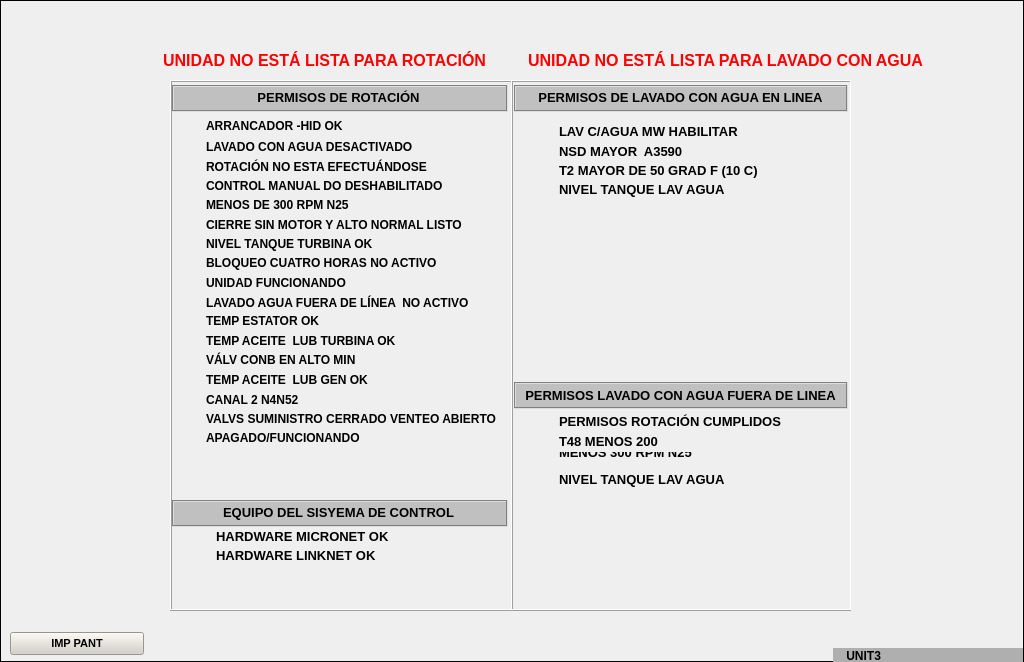
<?xml version="1.0" encoding="UTF-8"?>
<ui version="4.0">
 <class>A6</class>
 <widget class="QWidget" name="A6">
  <property name="geometry">
   <rect>
    <x>0</x>
    <y>0</y>
    <width>1024</width>
    <height>662</height>
   </rect>
  </property>
  <property name="minimumSize">
   <size>
    <width>1024</width>
    <height>662</height>
   </size>
  </property>
  <property name="maximumSize">
   <size>
    <width>1024</width>
    <height>662</height>
   </size>
  </property>
  <property name="windowTitle">
   <string>Form</string>
  </property>
  <widget class="QLabel" name="label">
   <property name="enabled">
    <bool>true</bool>
   </property>
   <property name="geometry">
    <rect>
     <x>0</x>
     <y>0</y>
     <width>1024</width>
     <height>662</height>
    </rect>
   </property>
   <property name="minimumSize">
    <size>
     <width>1024</width>
     <height>662</height>
    </size>
   </property>
   <property name="maximumSize">
    <size>
     <width>1024</width>
     <height>662</height>
    </size>
   </property>
   <property name="frameShape">
    <enum>QFrame::Box</enum>
   </property>
   <property name="text">
    <string/>
   </property>
   <property name="pixmap">
    <pixmap resource="../Resources.qrc">:/Resources/PNG/BackGround.png</pixmap>
   </property>
   <property name="scaledContents">
    <bool>true</bool>
   </property>
  </widget>
  <widget class="QFrame" name="frame">
   <property name="geometry">
    <rect>
     <x>170</x>
     <y>80</y>
     <width>681</width>
     <height>531</height>
    </rect>
   </property>
   <property name="frameShape">
    <enum>QFrame::StyledPanel</enum>
   </property>
   <property name="frameShadow">
    <enum>QFrame::Raised</enum>
   </property>
   <widget class="QFrame" name="frame_2">
    <property name="geometry">
     <rect>
      <x>0</x>
      <y>0</y>
      <width>343</width>
      <height>531</height>
     </rect>
    </property>
    <property name="frameShape">
     <enum>QFrame::Box</enum>
    </property>
    <property name="frameShadow">
     <enum>QFrame::Raised</enum>
    </property>
    <widget class="AWMultiObject" name="ledApaFun">
     <property name="geometry">
      <rect>
       <x>6</x>
       <y>347</y>
       <width>31</width>
       <height>25</height>
      </rect>
     </property>
     <property name="id">
      <string>p_Fix32_THISNODE_OFF_RUN_F_CV</string>
     </property>
     <property name="ElementType">
      <enum>AWMultiObject::CIRLED</enum>
     </property>
    </widget>
    <widget class="QLabel" name="lbApaFunT">
     <property name="geometry">
      <rect>
       <x>36</x>
       <y>350</y>
       <width>300</width>
       <height>16</height>
      </rect>
     </property>
     <property name="font">
      <font>
       <pointsize>9</pointsize>
       <weight>75</weight>
       <bold>true</bold>
      </font>
     </property>
     <property name="text">
      <string>APAGADO/FUNCIONANDO</string>
     </property>
    </widget>
    <widget class="AWMultiObject" name="ledArraHid">
     <property name="geometry">
      <rect>
       <x>6</x>
       <y>38</y>
       <width>31</width>
       <height>25</height>
      </rect>
     </property>
     <property name="id">
      <string>p_Fix32_THISNODE_HYD_ST_OK_F_CV</string>
     </property>
     <property name="ElementType">
      <enum>AWMultiObject::CIRLED</enum>
     </property>
    </widget>
    <widget class="QLabel" name="lbArraHidT">
     <property name="geometry">
      <rect>
       <x>36</x>
       <y>38</y>
       <width>300</width>
       <height>16</height>
      </rect>
     </property>
     <property name="font">
      <font>
       <pointsize>9</pointsize>
       <weight>75</weight>
       <bold>true</bold>
      </font>
     </property>
     <property name="text">
      <string>ARRANCADOR -HID OK</string>
     </property>
    </widget>
    <widget class="QLabel" name="lbLavConADT">
     <property name="geometry">
      <rect>
       <x>36</x>
       <y>59</y>
       <width>300</width>
       <height>16</height>
      </rect>
     </property>
     <property name="font">
      <font>
       <pointsize>9</pointsize>
       <weight>75</weight>
       <bold>true</bold>
      </font>
     </property>
     <property name="text">
      <string>LAVADO CON AGUA DESACTIVADO</string>
     </property>
    </widget>
    <widget class="AWMultiObject" name="ledLavConAD">
     <property name="geometry">
      <rect>
       <x>6</x>
       <y>58</y>
       <width>31</width>
       <height>25</height>
      </rect>
     </property>
     <property name="id">
      <string>p_Fix32_THISNODE_WWOFF_OK_F_CV</string>
     </property>
     <property name="ElementType">
      <enum>AWMultiObject::CIRLED</enum>
     </property>
    </widget>
    <widget class="QLabel" name="lbHardMicrT">
     <property name="geometry">
      <rect>
       <x>46</x>
       <y>448</y>
       <width>251</width>
       <height>16</height>
      </rect>
     </property>
     <property name="font">
      <font>
       <pointsize>10</pointsize>
       <weight>75</weight>
       <bold>true</bold>
      </font>
     </property>
     <property name="text">
      <string>HARDWARE MICRONET OK</string>
     </property>
    </widget>
    <widget class="QLabel" name="lbHarLinkT">
     <property name="geometry">
      <rect>
       <x>46</x>
       <y>467</y>
       <width>251</width>
       <height>16</height>
      </rect>
     </property>
     <property name="font">
      <font>
       <pointsize>10</pointsize>
       <weight>75</weight>
       <bold>true</bold>
      </font>
     </property>
     <property name="text">
      <string>HARDWARE LINKNET OK</string>
     </property>
    </widget>
    <widget class="AWMultiObject" name="ledHarLink">
     <property name="geometry">
      <rect>
       <x>13</x>
       <y>465</y>
       <width>31</width>
       <height>25</height>
      </rect>
     </property>
     <property name="id">
      <string>p_Fix32_THISNODE_LH_OK_F_CV</string>
     </property>
     <property name="ElementType">
      <enum>AWMultiObject::CIRLED</enum>
     </property>
    </widget>
    <widget class="AWMultiObject" name="ledHardMicr">
     <property name="geometry">
      <rect>
       <x>13</x>
       <y>445</y>
       <width>31</width>
       <height>25</height>
      </rect>
     </property>
     <property name="id">
      <string>p_Fix32_THISNODE_MNET_OK_F_CV</string>
     </property>
     <property name="ElementType">
      <enum>AWMultiObject::CIRLED</enum>
     </property>
    </widget>
    <widget class="QLabel" name="lbRotNET">
     <property name="geometry">
      <rect>
       <x>36</x>
       <y>79</y>
       <width>300</width>
       <height>16</height>
      </rect>
     </property>
     <property name="font">
      <font>
       <pointsize>9</pointsize>
       <weight>75</weight>
       <bold>true</bold>
      </font>
     </property>
     <property name="text">
      <string>ROTACIÓN NO ESTA EFECTUÁNDOSE</string>
     </property>
    </widget>
    <widget class="AWMultiObject" name="ledRotNE">
     <property name="geometry">
      <rect>
       <x>6</x>
       <y>76</y>
       <width>31</width>
       <height>25</height>
      </rect>
     </property>
     <property name="id">
      <string>p_Fix32_THISNODE_CRANK_OFF_F_CV</string>
     </property>
     <property name="ElementType">
      <enum>AWMultiObject::CIRLED</enum>
     </property>
    </widget>
    <widget class="AWMultiObject" name="ledCtrlMD">
     <property name="geometry">
      <rect>
       <x>6</x>
       <y>96</y>
       <width>31</width>
       <height>25</height>
      </rect>
     </property>
     <property name="id">
      <string>p_Fix32_THISNODE_BO_MANUAL_F_CV</string>
     </property>
     <property name="ElementType">
      <enum>AWMultiObject::CIRLED</enum>
     </property>
    </widget>
    <widget class="QLabel" name="lbCtrlMDT">
     <property name="geometry">
      <rect>
       <x>36</x>
       <y>98</y>
       <width>300</width>
       <height>16</height>
      </rect>
     </property>
     <property name="font">
      <font>
       <pointsize>9</pointsize>
       <weight>75</weight>
       <bold>true</bold>
      </font>
     </property>
     <property name="text">
      <string>CONTROL MANUAL DO DESHABILITADO</string>
     </property>
    </widget>
    <widget class="AWMultiObject" name="ledMen300N25_1">
     <property name="geometry">
      <rect>
       <x>6</x>
       <y>116</y>
       <width>31</width>
       <height>25</height>
      </rect>
     </property>
     <property name="id">
      <string>p_Fix32_THISNODE_N25LT300_F_CV</string>
     </property>
     <property name="ElementType">
      <enum>AWMultiObject::CIRLED</enum>
     </property>
    </widget>
    <widget class="QLabel" name="lbMen300N25_1T">
     <property name="geometry">
      <rect>
       <x>36</x>
       <y>117</y>
       <width>300</width>
       <height>16</height>
      </rect>
     </property>
     <property name="font">
      <font>
       <pointsize>9</pointsize>
       <weight>75</weight>
       <bold>true</bold>
      </font>
     </property>
     <property name="text">
      <string>MENOS DE 300 RPM N25</string>
     </property>
    </widget>
    <widget class="AWMultiObject" name="ledCieSinM">
     <property name="geometry">
      <rect>
       <x>6</x>
       <y>135</y>
       <width>31</width>
       <height>25</height>
      </rect>
     </property>
     <property name="id">
      <string>p_Fix32_THISNODE_SDNNS_OK_F_CV</string>
     </property>
     <property name="ElementType">
      <enum>AWMultiObject::CIRLED</enum>
     </property>
    </widget>
    <widget class="QLabel" name="lbCieSinMT">
     <property name="geometry">
      <rect>
       <x>36</x>
       <y>137</y>
       <width>300</width>
       <height>16</height>
      </rect>
     </property>
     <property name="font">
      <font>
       <pointsize>9</pointsize>
       <weight>75</weight>
       <bold>true</bold>
      </font>
     </property>
     <property name="text">
      <string>CIERRE SIN MOTOR Y ALTO NORMAL LISTO</string>
     </property>
    </widget>
    <widget class="AWMultiObject" name="ledBloqNo">
     <property name="geometry">
      <rect>
       <x>6</x>
       <y>173</y>
       <width>31</width>
       <height>25</height>
      </rect>
     </property>
     <property name="id">
      <string>p_Fix32_THISNODE_LOK_4HROFF_F_CV</string>
     </property>
     <property name="ElementType">
      <enum>AWMultiObject::CIRLED</enum>
     </property>
    </widget>
    <widget class="QLabel" name="lbNivTanTurT">
     <property name="geometry">
      <rect>
       <x>36</x>
       <y>156</y>
       <width>300</width>
       <height>16</height>
      </rect>
     </property>
     <property name="font">
      <font>
       <pointsize>9</pointsize>
       <weight>75</weight>
       <bold>true</bold>
      </font>
     </property>
     <property name="text">
      <string>NIVEL TANQUE TURBINA OK</string>
     </property>
    </widget>
    <widget class="AWMultiObject" name="ledLavAguFu">
     <property name="geometry">
      <rect>
       <x>6</x>
       <y>211</y>
       <width>31</width>
       <height>25</height>
      </rect>
     </property>
     <property name="id">
      <string>p_Fix32_THISNODE_WW_NOTACTIVE_F_CV</string>
     </property>
     <property name="ElementType">
      <enum>AWMultiObject::CIRLED</enum>
     </property>
    </widget>
    <widget class="QLabel" name="lbBloqNoT">
     <property name="geometry">
      <rect>
       <x>36</x>
       <y>175</y>
       <width>300</width>
       <height>16</height>
      </rect>
     </property>
     <property name="font">
      <font>
       <pointsize>9</pointsize>
       <weight>75</weight>
       <bold>true</bold>
      </font>
     </property>
     <property name="text">
      <string>BLOQUEO CUATRO HORAS NO ACTIVO</string>
     </property>
    </widget>
    <widget class="QLabel" name="lbTempEstT">
     <property name="geometry">
      <rect>
       <x>36</x>
       <y>233</y>
       <width>300</width>
       <height>16</height>
      </rect>
     </property>
     <property name="font">
      <font>
       <pointsize>9</pointsize>
       <weight>75</weight>
       <bold>true</bold>
      </font>
     </property>
     <property name="text">
      <string>TEMP ESTATOR OK</string>
     </property>
    </widget>
    <widget class="QLabel" name="lbLavAguFuT">
     <property name="geometry">
      <rect>
       <x>36</x>
       <y>215</y>
       <width>300</width>
       <height>16</height>
      </rect>
     </property>
     <property name="font">
      <font>
       <pointsize>9</pointsize>
       <weight>75</weight>
       <bold>true</bold>
      </font>
     </property>
     <property name="text">
      <string>LAVADO AGUA FUERA DE LÍNEA  NO ACTIVO</string>
     </property>
    </widget>
    <widget class="AWMultiObject" name="ledUnidFun">
     <property name="geometry">
      <rect>
       <x>6</x>
       <y>191</y>
       <width>31</width>
       <height>25</height>
      </rect>
     </property>
     <property name="id">
      <string>p_Fix32_THISNODE_RUNNING_F_CV</string>
     </property>
     <property name="ElementType">
      <enum>AWMultiObject::CIRLED</enum>
     </property>
    </widget>
    <widget class="AWMultiObject" name="ledTempAceTur">
     <property name="geometry">
      <rect>
       <x>6</x>
       <y>250</y>
       <width>31</width>
       <height>25</height>
      </rect>
     </property>
     <property name="id">
      <string>p_Fix32_THISNODE_TLUB_OK_F_CV</string>
     </property>
     <property name="ElementType">
      <enum>AWMultiObject::CIRLED</enum>
     </property>
    </widget>
    <widget class="QLabel" name="lbUnidFunT">
     <property name="geometry">
      <rect>
       <x>36</x>
       <y>195</y>
       <width>300</width>
       <height>16</height>
      </rect>
     </property>
     <property name="font">
      <font>
       <pointsize>9</pointsize>
       <weight>75</weight>
       <bold>true</bold>
      </font>
     </property>
     <property name="text">
      <string>UNIDAD FUNCIONANDO</string>
     </property>
    </widget>
    <widget class="AWMultiObject" name="ledNivTanTur">
     <property name="geometry">
      <rect>
       <x>6</x>
       <y>153</y>
       <width>31</width>
       <height>25</height>
      </rect>
     </property>
     <property name="id">
      <string>p_Fix32_THISNODE_TLO_TNKLVL_F_CV</string>
     </property>
     <property name="ElementType">
      <enum>AWMultiObject::CIRLED</enum>
     </property>
    </widget>
    <widget class="AWMultiObject" name="ledTempEst">
     <property name="geometry">
      <rect>
       <x>6</x>
       <y>231</y>
       <width>31</width>
       <height>25</height>
      </rect>
     </property>
     <property name="id">
      <string>p_Fix32_THISNODE_STATOR_PRM_F_CV</string>
     </property>
     <property name="ElementType">
      <enum>AWMultiObject::CIRLED</enum>
     </property>
    </widget>
    <widget class="QLabel" name="lbTempAceTurT">
     <property name="geometry">
      <rect>
       <x>36</x>
       <y>253</y>
       <width>300</width>
       <height>16</height>
      </rect>
     </property>
     <property name="font">
      <font>
       <pointsize>9</pointsize>
       <weight>75</weight>
       <bold>true</bold>
      </font>
     </property>
     <property name="text">
      <string>TEMP ACEITE  LUB TURBINA OK</string>
     </property>
    </widget>
    <widget class="QLabel" name="lbValConbT">
     <property name="geometry">
      <rect>
       <x>36</x>
       <y>272</y>
       <width>300</width>
       <height>16</height>
      </rect>
     </property>
     <property name="font">
      <font>
       <pointsize>9</pointsize>
       <weight>75</weight>
       <bold>true</bold>
      </font>
     </property>
     <property name="text">
      <string>VÁLV CONB EN ALTO MIN</string>
     </property>
    </widget>
    <widget class="QLabel" name="lbTempAceGenT">
     <property name="geometry">
      <rect>
       <x>36</x>
       <y>292</y>
       <width>300</width>
       <height>16</height>
      </rect>
     </property>
     <property name="font">
      <font>
       <pointsize>9</pointsize>
       <weight>75</weight>
       <bold>true</bold>
      </font>
     </property>
     <property name="text">
      <string>TEMP ACEITE  LUB GEN OK</string>
     </property>
    </widget>
    <widget class="AWMultiObject" name="ledValSumCer">
     <property name="geometry">
      <rect>
       <x>6</x>
       <y>328</y>
       <width>31</width>
       <height>25</height>
      </rect>
     </property>
     <property name="id">
      <string>p_Fix32_THISNODE_SOV_CLSD_F_CV</string>
     </property>
     <property name="ElementType">
      <enum>AWMultiObject::CIRLED</enum>
     </property>
    </widget>
    <widget class="QLabel" name="lbCan2T">
     <property name="geometry">
      <rect>
       <x>36</x>
       <y>312</y>
       <width>300</width>
       <height>16</height>
      </rect>
     </property>
     <property name="font">
      <font>
       <pointsize>9</pointsize>
       <weight>75</weight>
       <bold>true</bold>
      </font>
     </property>
     <property name="text">
      <string>CANAL 2 N4N52</string>
     </property>
    </widget>
    <widget class="AWMultiObject" name="ledCan2">
     <property name="geometry">
      <rect>
       <x>6</x>
       <y>308</y>
       <width>31</width>
       <height>25</height>
      </rect>
     </property>
     <property name="id">
      <string>p_Fix32_THISNODE_GLUBTNKLVL_F_CV</string>
     </property>
     <property name="ElementType">
      <enum>AWMultiObject::CIRLED</enum>
     </property>
    </widget>
    <widget class="QLabel" name="lbValSumCerT">
     <property name="geometry">
      <rect>
       <x>36</x>
       <y>331</y>
       <width>300</width>
       <height>16</height>
      </rect>
     </property>
     <property name="font">
      <font>
       <pointsize>9</pointsize>
       <weight>75</weight>
       <bold>true</bold>
      </font>
     </property>
     <property name="text">
      <string>VALVS SUMINISTRO CERRADO VENTEO ABIERTO</string>
     </property>
    </widget>
    <widget class="AWMultiObject" name="ledTempAceGen">
     <property name="geometry">
      <rect>
       <x>6</x>
       <y>289</y>
       <width>31</width>
       <height>25</height>
      </rect>
     </property>
     <property name="id">
      <string>p_Fix32_THISNODE_GLUBTNKTMP_F_CV</string>
     </property>
     <property name="ElementType">
      <enum>AWMultiObject::CIRLED</enum>
     </property>
    </widget>
    <widget class="AWMultiObject" name="ledValConb">
     <property name="geometry">
      <rect>
       <x>6</x>
       <y>269</y>
       <width>31</width>
       <height>25</height>
      </rect>
     </property>
     <property name="id">
      <string>p_Fix32_THISNODE_VMIN_STOP_F_CV</string>
     </property>
     <property name="ElementType">
      <enum>AWMultiObject::CIRLED</enum>
     </property>
    </widget>
    <widget class="QFrame" name="frame_4">
     <property name="geometry">
      <rect>
       <x>2</x>
       <y>5</y>
       <width>336</width>
       <height>27</height>
      </rect>
     </property>
     <property name="styleSheet">
      <string notr="true">background-color: rgb(192, 192, 192);</string>
     </property>
     <property name="frameShape">
      <enum>QFrame::Box</enum>
     </property>
     <property name="frameShadow">
      <enum>QFrame::Sunken</enum>
     </property>
     <widget class="QLabel" name="lbPerRotT_2">
      <property name="geometry">
       <rect>
        <x>5</x>
        <y>3</y>
        <width>323</width>
        <height>18</height>
       </rect>
      </property>
      <property name="font">
       <font>
        <pointsize>10</pointsize>
        <weight>75</weight>
        <bold>true</bold>
       </font>
      </property>
      <property name="text">
       <string>PERMISOS DE ROTACIÓN</string>
      </property>
      <property name="alignment">
       <set>Qt::AlignCenter</set>
      </property>
     </widget>
    </widget>
    <widget class="QFrame" name="frame_5">
     <property name="geometry">
      <rect>
       <x>2</x>
       <y>420</y>
       <width>336</width>
       <height>27</height>
      </rect>
     </property>
     <property name="styleSheet">
      <string notr="true">background-color: rgb(192, 192, 192);</string>
     </property>
     <property name="frameShape">
      <enum>QFrame::Box</enum>
     </property>
     <property name="frameShadow">
      <enum>QFrame::Sunken</enum>
     </property>
     <widget class="QLabel" name="lbSisT">
      <property name="geometry">
       <rect>
        <x>5</x>
        <y>3</y>
        <width>323</width>
        <height>18</height>
       </rect>
      </property>
      <property name="font">
       <font>
        <pointsize>10</pointsize>
        <weight>75</weight>
        <bold>true</bold>
       </font>
      </property>
      <property name="text">
       <string>EQUIPO DEL SISYEMA DE CONTROL</string>
      </property>
      <property name="alignment">
       <set>Qt::AlignCenter</set>
      </property>
     </widget>
    </widget>
   </widget>
   <widget class="QFrame" name="frame_3">
    <property name="geometry">
     <rect>
      <x>341</x>
      <y>0</y>
      <width>341</width>
      <height>531</height>
     </rect>
    </property>
    <property name="frameShape">
     <enum>QFrame::Box</enum>
    </property>
    <property name="frameShadow">
     <enum>QFrame::Raised</enum>
    </property>
    <widget class="AWMultiObject" name="ledT2May">
     <property name="geometry">
      <rect>
       <x>16</x>
       <y>77</y>
       <width>31</width>
       <height>25</height>
      </rect>
     </property>
     <property name="id">
      <string>p_Fix32_THISNODE_T2GT50_F_CV</string>
     </property>
     <property name="ElementType">
      <enum>AWMultiObject::CIRLED</enum>
     </property>
    </widget>
    <widget class="AWMultiObject" name="ledNivTan">
     <property name="geometry">
      <rect>
       <x>16</x>
       <y>97</y>
       <width>31</width>
       <height>25</height>
      </rect>
     </property>
     <property name="id">
      <string>p_Fix32_THISNODE_T2GT50_F_CV</string>
     </property>
     <property name="ElementType">
      <enum>AWMultiObject::CIRLED</enum>
     </property>
    </widget>
    <widget class="AWMultiObject" name="ledLavAgua">
     <property name="geometry">
      <rect>
       <x>16</x>
       <y>40</y>
       <width>31</width>
       <height>25</height>
      </rect>
     </property>
     <property name="id">
      <string>p_Fix32_THISNODE_MW_WWENBL_F_CV</string>
     </property>
     <property name="ElementType">
      <enum>AWMultiObject::CIRLED</enum>
     </property>
    </widget>
    <widget class="QLabel" name="lbNivTanT">
     <property name="geometry">
      <rect>
       <x>48</x>
       <y>101</y>
       <width>251</width>
       <height>16</height>
      </rect>
     </property>
     <property name="font">
      <font>
       <pointsize>10</pointsize>
       <weight>75</weight>
       <bold>true</bold>
      </font>
     </property>
     <property name="text">
      <string>NIVEL TANQUE LAV AGUA</string>
     </property>
    </widget>
    <widget class="AWMultiObject" name="ledNsd">
     <property name="geometry">
      <rect>
       <x>16</x>
       <y>58</y>
       <width>31</width>
       <height>25</height>
      </rect>
     </property>
     <property name="id">
      <string>p_Fix32_THISNODE_NSDGT3590_F_CV</string>
     </property>
     <property name="ElementType">
      <enum>AWMultiObject::CIRLED</enum>
     </property>
    </widget>
    <widget class="QLabel" name="lbNsdT">
     <property name="geometry">
      <rect>
       <x>48</x>
       <y>63</y>
       <width>251</width>
       <height>16</height>
      </rect>
     </property>
     <property name="font">
      <font>
       <pointsize>10</pointsize>
       <weight>75</weight>
       <bold>true</bold>
      </font>
     </property>
     <property name="text">
      <string>NSD MAYOR  A3590</string>
     </property>
    </widget>
    <widget class="QLabel" name="lbLavAguaT">
     <property name="geometry">
      <rect>
       <x>48</x>
       <y>43</y>
       <width>251</width>
       <height>16</height>
      </rect>
     </property>
     <property name="font">
      <font>
       <pointsize>10</pointsize>
       <weight>75</weight>
       <bold>true</bold>
      </font>
     </property>
     <property name="text">
      <string>LAV C/AGUA MW HABILITAR</string>
     </property>
    </widget>
    <widget class="QLabel" name="lbT2MayT">
     <property name="geometry">
      <rect>
       <x>48</x>
       <y>82</y>
       <width>251</width>
       <height>16</height>
      </rect>
     </property>
     <property name="font">
      <font>
       <pointsize>10</pointsize>
       <weight>75</weight>
       <bold>true</bold>
      </font>
     </property>
     <property name="text">
      <string>T2 MAYOR DE 50 GRAD F (10 C)</string>
     </property>
    </widget>
    <widget class="AWMultiObject" name="ledMen300N25_2">
     <property name="geometry">
      <rect>
       <x>16</x>
       <y>369</y>
       <width>31</width>
       <height>25</height>
      </rect>
     </property>
     <property name="id">
      <string>p_Fix32_THISNODE_N25LT300_F_CV</string>
     </property>
     <property name="ElementType">
      <enum>AWMultiObject::CIRLED</enum>
     </property>
    </widget>
    <widget class="AWMultiObject" name="ledNivTan_2">
     <property name="geometry">
      <rect>
       <x>16</x>
       <y>388</y>
       <width>31</width>
       <height>25</height>
      </rect>
     </property>
     <property name="id">
      <string>p_Fix32_THISNODE_LS6543_F_CV</string>
     </property>
     <property name="ElementType">
      <enum>AWMultiObject::CIRLED</enum>
     </property>
    </widget>
    <widget class="AWMultiObject" name="ledPerRot">
     <property name="geometry">
      <rect>
       <x>16</x>
       <y>330</y>
       <width>31</width>
       <height>25</height>
      </rect>
     </property>
     <property name="id">
      <string>p_Fix32_THISNODE_C_PERM_F_CV</string>
     </property>
     <property name="ElementType">
      <enum>AWMultiObject::CIRLED</enum>
     </property>
    </widget>
    <widget class="QLabel" name="lbNivTanT_2">
     <property name="geometry">
      <rect>
       <x>48</x>
       <y>391</y>
       <width>251</width>
       <height>16</height>
      </rect>
     </property>
     <property name="font">
      <font>
       <pointsize>10</pointsize>
       <weight>75</weight>
       <bold>true</bold>
      </font>
     </property>
     <property name="text">
      <string>NIVEL TANQUE LAV AGUA</string>
     </property>
    </widget>
    <widget class="AWMultiObject" name="ledT48Men">
     <property name="geometry">
      <rect>
       <x>16</x>
       <y>349</y>
       <width>31</width>
       <height>25</height>
      </rect>
     </property>
     <property name="id">
      <string>p_Fix32_THISNODE_T48LT200_F_CV</string>
     </property>
     <property name="ElementType">
      <enum>AWMultiObject::CIRLED</enum>
     </property>
    </widget>
    <widget class="QLabel" name="lbT48MenT">
     <property name="geometry">
      <rect>
       <x>48</x>
       <y>353</y>
       <width>251</width>
       <height>16</height>
      </rect>
     </property>
     <property name="font">
      <font>
       <pointsize>10</pointsize>
       <weight>75</weight>
       <bold>true</bold>
      </font>
     </property>
     <property name="text">
      <string>T48 MENOS 200</string>
     </property>
    </widget>
    <widget class="QLabel" name="lbPerRotT">
     <property name="geometry">
      <rect>
       <x>48</x>
       <y>333</y>
       <width>251</width>
       <height>16</height>
      </rect>
     </property>
     <property name="font">
      <font>
       <pointsize>10</pointsize>
       <weight>75</weight>
       <bold>true</bold>
      </font>
     </property>
     <property name="text">
      <string>PERMISOS ROTACIÓN CUMPLIDOS</string>
     </property>
    </widget>
    <widget class="QLabel" name="lbMen300N25_2T">
     <property name="geometry">
      <rect>
       <x>48</x>
       <y>372</y>
       <width>251</width>
       <height>16</height>
      </rect>
     </property>
     <property name="font">
      <font>
       <pointsize>10</pointsize>
       <weight>75</weight>
       <bold>true</bold>
      </font>
     </property>
     <property name="text">
      <string>MENOS 300 RPM N25
</string>
     </property>
    </widget>
    <widget class="QFrame" name="frame_6">
     <property name="geometry">
      <rect>
       <x>3</x>
       <y>5</y>
       <width>334</width>
       <height>27</height>
      </rect>
     </property>
     <property name="styleSheet">
      <string notr="true">background-color: rgb(192, 192, 192);</string>
     </property>
     <property name="frameShape">
      <enum>QFrame::Box</enum>
     </property>
     <property name="frameShadow">
      <enum>QFrame::Sunken</enum>
     </property>
     <widget class="QLabel" name="lbPerLavEnLinT">
      <property name="geometry">
       <rect>
        <x>5</x>
        <y>3</y>
        <width>323</width>
        <height>18</height>
       </rect>
      </property>
      <property name="font">
       <font>
        <pointsize>10</pointsize>
        <weight>75</weight>
        <bold>true</bold>
       </font>
      </property>
      <property name="frameShadow">
       <enum>QFrame::Sunken</enum>
      </property>
      <property name="text">
       <string>PERMISOS DE LAVADO CON AGUA EN LINEA</string>
      </property>
      <property name="alignment">
       <set>Qt::AlignCenter</set>
      </property>
     </widget>
    </widget>
    <widget class="QFrame" name="frame_7">
     <property name="geometry">
      <rect>
       <x>3</x>
       <y>302</y>
       <width>334</width>
       <height>27</height>
      </rect>
     </property>
     <property name="styleSheet">
      <string notr="true">background-color: rgb(192, 192, 192);</string>
     </property>
     <property name="frameShape">
      <enum>QFrame::Box</enum>
     </property>
     <property name="frameShadow">
      <enum>QFrame::Sunken</enum>
     </property>
     <widget class="QLabel" name="lbPerLavDeLinT">
      <property name="geometry">
       <rect>
        <x>5</x>
        <y>4</y>
        <width>323</width>
        <height>18</height>
       </rect>
      </property>
      <property name="font">
       <font>
        <pointsize>10</pointsize>
        <weight>75</weight>
        <bold>true</bold>
       </font>
      </property>
      <property name="text">
       <string>PERMISOS LAVADO CON AGUA FUERA DE LINEA</string>
      </property>
      <property name="alignment">
       <set>Qt::AlignCenter</set>
      </property>
     </widget>
    </widget>
   </widget>
  </widget>
  <widget class="QLabel" name="lbUniNoT">
   <property name="geometry">
    <rect>
     <x>163</x>
     <y>50</y>
     <width>361</width>
     <height>21</height>
    </rect>
   </property>
   <property name="font">
    <font>
     <pointsize>12</pointsize>
     <weight>75</weight>
     <bold>true</bold>
    </font>
   </property>
   <property name="styleSheet">
    <string notr="true">color: rgb(255, 0, 0);</string>
   </property>
   <property name="text">
    <string>UNIDAD NO ESTÁ LISTA PARA ROTACIÓN</string>
   </property>
  </widget>
  <widget class="QLabel" name="label_32">
   <property name="geometry">
    <rect>
     <x>528</x>
     <y>50</y>
     <width>431</width>
     <height>21</height>
    </rect>
   </property>
   <property name="font">
    <font>
     <pointsize>12</pointsize>
     <weight>75</weight>
     <bold>true</bold>
    </font>
   </property>
   <property name="styleSheet">
    <string notr="true">color: rgb(255, 0, 0);</string>
   </property>
   <property name="text">
    <string>UNIDAD NO ESTÁ LISTA PARA LAVADO CON AGUA</string>
   </property>
  </widget>
  <widget class="QLabel" name="lbUnit3">
   <property name="geometry">
    <rect>
     <x>833</x>
     <y>648</y>
     <width>190</width>
     <height>15</height>
    </rect>
   </property>
   <property name="font">
    <font>
     <weight>75</weight>
     <bold>true</bold>
    </font>
   </property>
   <property name="styleSheet">
    <string notr="true">background-color: rgb(175, 175, 175);</string>
   </property>
   <property name="text">
    <string>    UNIT3</string>
   </property>
  </widget>
  <widget class="QPushButton" name="btnIMPPant">
   <property name="geometry">
    <rect>
     <x>10</x>
     <y>632</y>
     <width>134</width>
     <height>23</height>
    </rect>
   </property>
   <property name="font">
    <font>
     <pointsize>8</pointsize>
     <weight>75</weight>
     <bold>true</bold>
    </font>
   </property>
   <property name="styleSheet">
    <string notr="true">background-color: rgb(212, 208, 200);</string>
   </property>
   <property name="text">
    <string>IMP PANT</string>
   </property>
  </widget>
 </widget>
 <customwidgets>
  <customwidget>
   <class>AWMultiObject</class>
   <extends>QWidget</extends>
   <header>awmultiobject.h</header>
  </customwidget>
 </customwidgets>
 <resources>
  <include location="../Resources.qrc"/>
 </resources>
 <connections/>
</ui>
